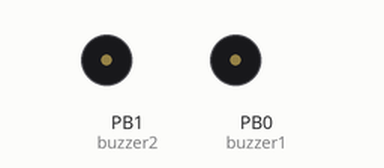
This sketch was run on a simulated ATtiny85, built with avr-gcc and run on an emulated ATtiny85. Parts: buzzer (waves = sounding, pin HIGH). Sleep ends after the set time or at an interrupt; random numbers use the default seed unless the sketch sets one.

Above: at 0.6 s.
At 108.14 s:
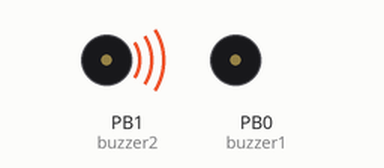
Timing chart, 0 to 109.7 s (numbered marks = the images above):
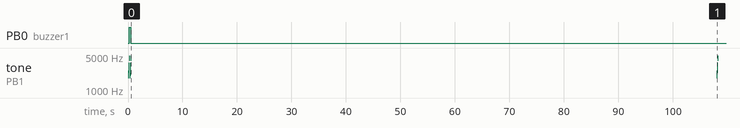

Measured:
- by itself, PB0 (buzzer1): HIGH → LOW at 0.53 s
- by itself, tone on PB1 (buzzer2): plays 1969 Hz for 0.04 s, 2212 Hz for 0.04 s, 2576 Hz for 0.04 s, 3215 Hz for 0.04 s, 4507 Hz for 0.04 s, 1969 Hz for 0.04 s … (15 notes in this stretch)

The sketch:

AnnoyATron.ino
```cpp
// (licence header left out)
#include <avr/sleep.h> //Needed for sleep_mode
#include <avr/wdt.h> //Needed to enable/disable watch dog timer

//Pin definitions for ATtiny
const byte buzzer1 = 0;
const byte buzzer2 = 1;

volatile unsigned int watchdog_counter = 0;
unsigned int randomAmount;

//This runs each time the watch dog wakes us up from sleep
ISR(WDT_vect) {
  //Don't do anything. This is just here so that we wake up.
  watchdog_counter++;
}

void setup()
{
  pinMode(buzzer1, OUTPUT);
  pinMode(buzzer2, OUTPUT);

  randomSeed(analogRead(A1));
  randomAmount = random(60, 120); //Give me a random amount of time between beeps

  //During power up, beep the buzzer to verify function
  alarmSound();
  delay(100);
  alarmSound();

  digitalWrite(buzzer1, LOW);
  digitalWrite(buzzer2, LOW);

  //Power down various bits of hardware to lower power usage
  set_sleep_mode(SLEEP_MODE_PWR_DOWN); //Power down everything, wake up from WDT
  sleep_enable();
  ADCSRA &= ~(1<<ADEN); //Disable ADC, saves ~230uA
}

void loop()
{
  setup_watchdog(6); //Setup watchdog to go off after 1sec
  sleep_mode(); //Go to sleep! Wake up 1sec later and check water

  if(watchdog_counter > randomAmount)
  {
    //Beep!
    alarmSound();
    randomAmount = random(60, 120); //Give me a random amount of time between beeps
    watchdog_counter = 0;

    digitalWrite(buzzer1, LOW);
    digitalWrite(buzzer2, LOW);
  }
}

//This is just a unique (annoying) sound we came up with, there is no magic to it
//Comes from the Simon Says game/kit actually: https://www.sparkfun.com/products/10547
//250us to 79us
void alarmSound(void)
{
  // Toggle the buzzer at various speeds
  for (byte x = 250 ; x > 70 ; x--)
  {
    for (byte y = 0 ; y < 3 ; y++)
    {
      digitalWrite(buzzer2, HIGH);
      digitalWrite(buzzer1, LOW);
      delayMicroseconds(x);

      digitalWrite(buzzer2, LOW);
      digitalWrite(buzzer1, HIGH);
      delayMicroseconds(x);
    }
  }
}

//Sets the watchdog timer to wake us up, but not reset
//0=16ms, 1=32ms, 2=64ms, 3=128ms, 4=250ms, 5=500ms
//6=1sec, 7=2sec, 8=4sec, 9=8sec
//From: http://interface.khm.de/index.php/lab/experiments/sleep_watchdog_battery/
void setup_watchdog(int timerPrescaler) {

  if (timerPrescaler > 9 ) timerPrescaler = 9; //Limit incoming amount to legal settings

  byte bb = timerPrescaler & 7;
  if (timerPrescaler > 7) bb |= (1<<5); //Set the special 5th bit if necessary

  //This order of commands is important and cannot be combined
  MCUSR &= ~(1<<WDRF); //Clear the watch dog reset
  WDTCR |= (1<<WDCE) | (1<<WDE); //Set WD_change enable, set WD enable
  WDTCR = bb; //Set new watchdog timeout value
  WDTCR |= _BV(WDIE); //Set the interrupt enable, this will keep unit from resetting after each int
}
```
